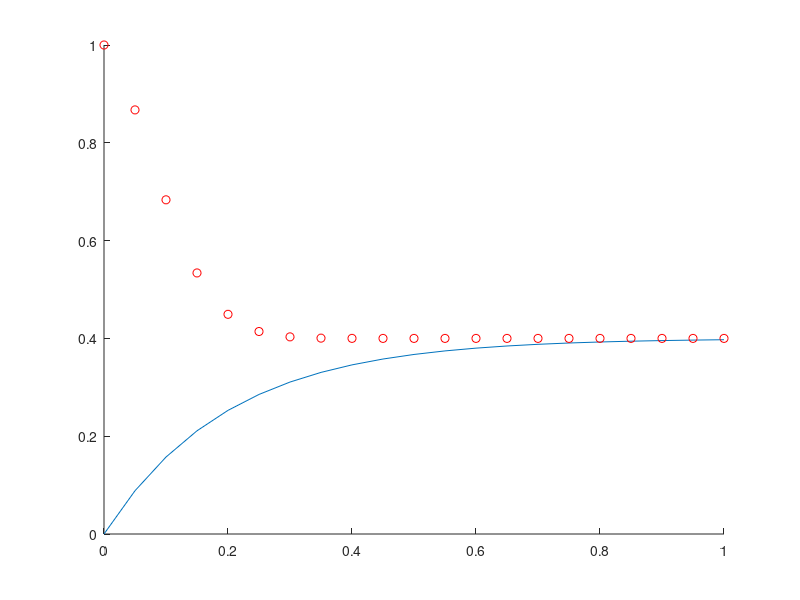

Write the MATLAB code that produced this figure.
clear all
clf
clc
A = -5;
B = 2;
C = 1;
D = 0;

T = .05;
t = 0:T:1;
sys_ct = ss(A, B, C, D);
[Yc, Tc]=step(sys_ct, t);
Td = zeros(size(Tc)); 
Yd = zeros(size(Yc));
Yd(1) = 1;
Td(1) = 1; % remember arrays in Matlab start at 1 these are k values not time
for k = 2: length(Tc)
    Td(k) = exp(-5*Tc(k))*Td(k-1) + (2/5 - (2*exp(-5*Tc(k))/5));
    Yd(k) = Td(k);
end
hold on
plot(Tc, Yc)
plot(Tc, Yd, 'ro')

